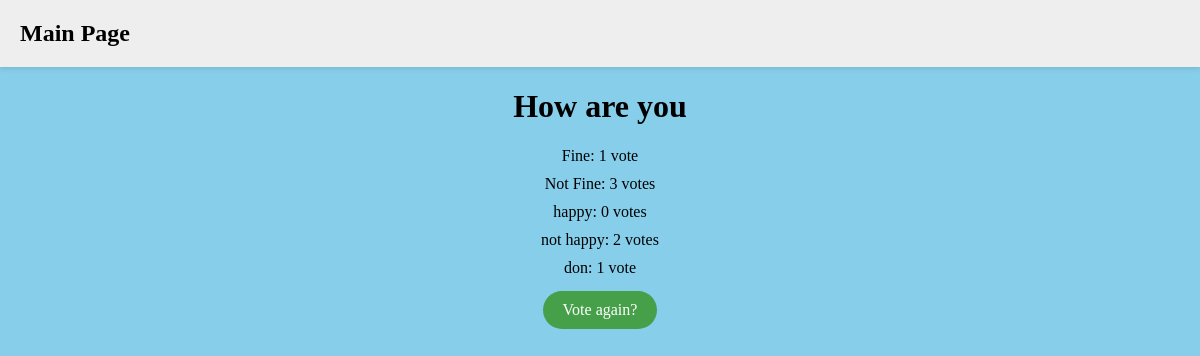
Screenshot of /125/results/ with the database file from the repository.
### polls/models.py (models this page shows, shortened)
class Question(models.Model):
    question_text = models.CharField(max_length=200)
    pub_date = models.DateTimeField("date published")

class Choice(models.Model):
    question = models.ForeignKey(Question, on_delete=models.CASCADE)
    choice_text = models.CharField(max_length=200)
    votes = models.IntegerField(default=0)

### polls/views.py (the view)
# urls.py: path("<int:pk>/results/", views.ResultsView.as_view(), name="results"),
class ResultsView(generic.DetailView):
    model = Question
    template_name = "polls/results_detail.html"
    def get_queryset(self):
        return Question.objects.filter(pub_date__lte=timezone.now())

### polls/templates/polls/results_detail.html (shortened to what this page needs)
{% load static %}
<link rel="stylesheet" href="{% static 'polls/style.css' %}">
{% include  'polls/header.html' %}
<h1>{{ question.question_text }}</h1>
<section>
    {% for choice in question.choice_set.all %}
        <p class="vote-result">{{ choice.choice_text }}: {{ choice.votes }} vote{{ choice.votes|pluralize }}</p>
    {% endfor %}
</section>
<a href="{% url 'polls:detail' question.id %}" class="button">Vote again?</a>

### polls/static/polls/style.css (style rules this page uses)
h1 { text-align: center; color: black; }
.vote-result { width: fit-content; margin: 10px auto; text-align: start; }
input[type="submit"], .button { background-color: #45a049; color: white; padding: 10px 20px; border-radius: 20px; text-align: center; text-decoration: none; display: inline-block; font-size: 16px; margin: 4px 2px; cursor: pointer; }

### rows the page displays
Question: question_text "How are you"
Choice: choice_text "Fine", votes "1"
Choice: choice_text "Not Fine", votes "3"
Choice: choice_text "happy", votes "0"
Choice: choice_text "not happy", votes "2"
Choice: choice_text "don", votes "1"
